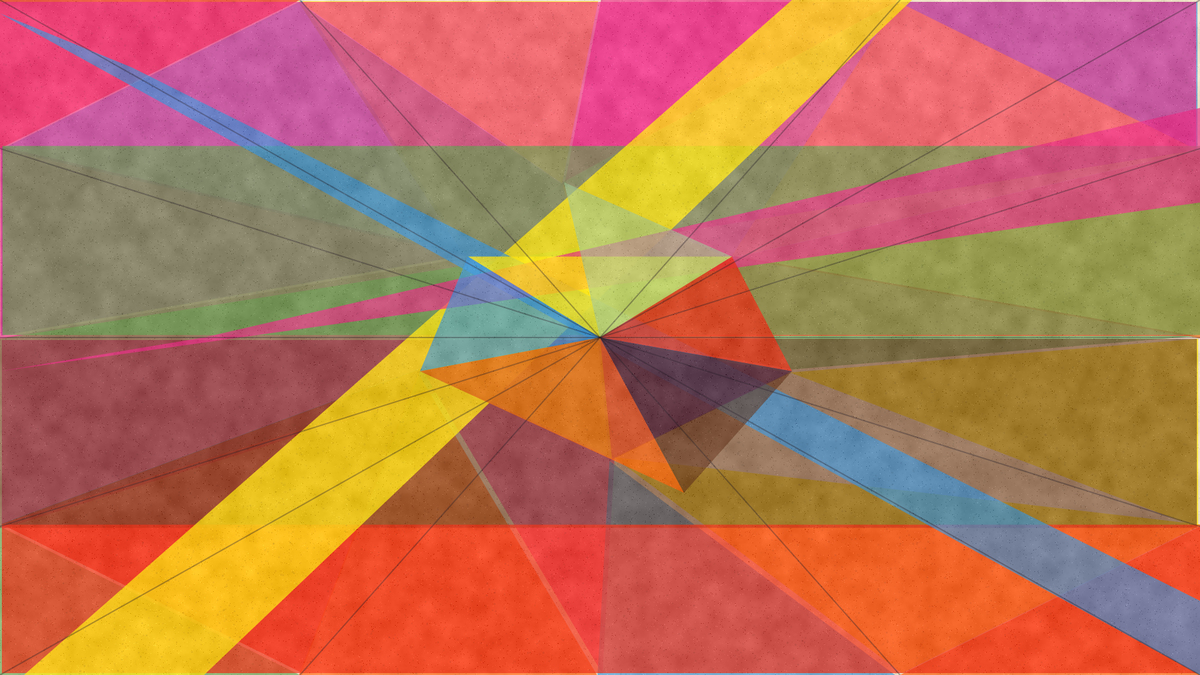
Frame 1 (no input)
Frame 2 (the mouse pressed at the canvas centre, redrawn once): identical to frame 1, image omitted

The p5.js sketch that drew this single still picture (run headless with seeded random() and noise() and a simulated clock; the mouse was pressed at the canvas centre and the sketch redrawn once):

// p5.js sketch
// ── sketch.js

function setup() {
  createCanvas(1920, 1080);
  pixelDensity(1);
  noLoop();
}

function draw() {
  randomSeed(12);
  noiseSeed(12);

  const cream = color("#efe2c8");
  const red = color(239, 55, 32, 190);
  const orange = color(255, 103, 18, 180);
  const pink = color(236, 53, 139, 175);
  const yellow = color(255, 230, 24, 195);
  const blue = color(62, 151, 220, 170);
  const green = color(103, 165, 86, 170);
  const mint = color(164, 199, 150, 155);
  const purple = color(80, 48, 153, 165);
  const brown = color(104, 58, 34, 155);

  background(cream);
  noStroke();

  const p = {
    tl: createVector(0, 0),
    tr: createVector(width, 0),
    br: createVector(width, height),
    bl: createVector(0, height),

    l1: createVector(0, height * 0.22),
    l2: createVector(0, height * 0.50),
    l3: createVector(0, height * 0.78),

    r1: createVector(width, height * 0.22),
    r2: createVector(width, height * 0.50),
    r3: createVector(width, height * 0.78),

    t1: createVector(width * 0.25, 0),
    t2: createVector(width * 0.50, 0),
    t3: createVector(width * 0.75, 0),

    b1: createVector(width * 0.25, height),
    b2: createVector(width * 0.50, height),
    b3: createVector(width * 0.75, height),

    c: createVector(width * 0.50, height * 0.50),
    c1: createVector(width * 0.39, height * 0.38),
    c2: createVector(width * 0.61, height * 0.38),
    c3: createVector(width * 0.66, height * 0.55),
    c4: createVector(width * 0.51, height * 0.68),
    c5: createVector(width * 0.35, height * 0.55),
    c6: createVector(width * 0.47, height * 0.27),
    c7: createVector(width * 0.57, height * 0.73)
  };

  function tri(a, b, c, ink, jitterX = 0, jitterY = 0) {
    fill(ink);
    triangle(
      a.x + jitterX, a.y + jitterY,
      b.x + jitterX, b.y + jitterY,
      c.x + jitterX, c.y + jitterY
    );
  }

  function quadInk(a, b, c, d, ink, jitterX = 0, jitterY = 0) {
    fill(ink);
    quad(
      a.x + jitterX, a.y + jitterY,
      b.x + jitterX, b.y + jitterY,
      c.x + jitterX, c.y + jitterY,
      d.x + jitterX, d.y + jitterY
    );
  }

  // Full-canvas triangular base layer
  tri(p.tl, p.t1, p.l1, red);
  tri(p.t1, p.t2, p.c6, yellow, -3, 2);
  tri(p.t2, p.t3, p.c6, pink, 2, -2);
  tri(p.t3, p.tr, p.r1, blue, -4, 3);

  tri(p.l1, p.t1, p.c1, blue, 3, 1);
  tri(p.t1, p.c6, p.c1, green, -2, 4);
  tri(p.c6, p.t3, p.c2, mint, 4, -2);
  tri(p.t3, p.r1, p.c2, yellow, -3, 3);

  tri(p.l1, p.c1, p.l2, purple, 2, -3);
  tri(p.c1, p.c, p.l2, brown, -4, 2);
  tri(p.c1, p.c6, p.c, green, 3, -3);
  tri(p.c6, p.c2, p.c, yellow, -2, 4);
  tri(p.c2, p.r1, p.r2, orange, 4, 2);
  tri(p.c2, p.r2, p.c, red, -3, -2);

  tri(p.l2, p.c, p.l3, pink, 3, 4);
  tri(p.l3, p.c, p.c5, blue, -2, -3);
  tri(p.c5, p.c, p.c4, yellow, 4, 1);
  tri(p.c, p.c3, p.c4, purple, -4, 3);
  tri(p.c, p.r2, p.c3, green, 2, -3);
  tri(p.c3, p.r2, p.r3, yellow, -3, 2);

  tri(p.bl, p.l3, p.b1, green);
  tri(p.l3, p.c5, p.b1, red, 2, -4);
  tri(p.b1, p.c5, p.b2, orange, -3, 3);
  tri(p.c5, p.c4, p.b2, pink, 4, -2);
  tri(p.c4, p.b3, p.b2, blue, -4, 3);
  tri(p.c4, p.r3, p.b3, yellow, 3, -3);
  tri(p.r3, p.br, p.b3, orange);

  // Wide translucent risograph registration bands
  quadInk(p.tl, p.tr, p.r1, p.l2, pink, -6, 3);
  quadInk(p.l1, p.r1, p.r2, p.l2, green, 4, -4);
  quadInk(p.l2, p.r2, p.r3, p.l3, brown, -5, 2);
  quadInk(p.l3, p.r3, p.br, p.bl, red, 3, -3);

  fill(yellow);
  quad(width * 0.02, height, width * 0.17, height, width * 0.76, 0, width * 0.66, 0);

  fill(blue);
  quad(0, height * 0.02, width * 0.11, height * 0.10, width, height * 0.89, width, height);

  fill(pink);
  quad(0, height * 0.55, width * 0.17, height * 0.50, width, height * 0.16, width, height * 0.30);

  // Central prism shards
  tri(p.c1, p.c2, p.c, yellow);
  tri(p.c2, p.c3, p.c, red);
  tri(p.c3, p.c4, p.c, purple);
  tri(p.c4, p.c5, p.c, green);
  tri(p.c5, p.c1, p.c, blue);
  tri(p.c6, p.c2, p.c, mint);
  tri(p.c5, p.c7, p.c, orange);
  tri(p.c7, p.c3, p.c, brown);

  // Registration lines
  stroke(45, 35, 45, 95);
  strokeWeight(2);
  line(0, 0, width, height);
  line(width, 0, 0, height);
  line(0, height * 0.22, width, height * 0.78);
  line(width, height * 0.22, 0, height * 0.78);
  line(0, height * 0.50, width, height * 0.50);
  line(width * 0.25, 0, width * 0.75, height);
  line(width * 0.75, 0, width * 0.25, height);

  // Risograph grain
  loadPixels();
  for (let y = 0; y < height; y++) {
    for (let x = 0; x < width; x++) {
      const i = 4 * (x + y * width);
      const grain = noise(x * 0.035, y * 0.035) * 34 - 17;
      const fleck = random() < 0.028 ? random(-48, 32) : 0;

      pixels[i] = constrain(pixels[i] + grain + fleck, 0, 255);
      pixels[i + 1] = constrain(pixels[i + 1] + grain + fleck, 0, 255);
      pixels[i + 2] = constrain(pixels[i + 2] + grain + fleck, 0, 255);
    }
  }
  updatePixels();

  // Extra ink speckles
  noStroke();
  for (let i = 0; i < 14000; i++) {
    fill(30, random(7, 24));
    circle(random(width), random(height), random(0.8, 3.2));
  }
}
